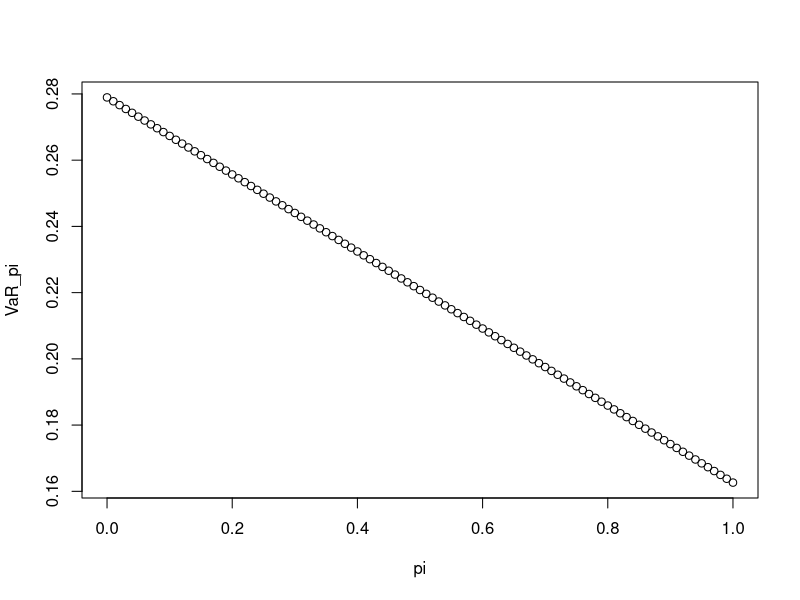

Recreate this plot in R. (Note: this script raises an error after producing the figure.)
# Question 1
#1.
VaR1=100+100*log(0.99)
VaR1

#2.
VaR2=-100-100*log(1-0.99)
VaR2

# Question 2 
#1.
VaR1=-1*qnorm((1-0.99), mean=0.07, sd=0.1)
VaR2=-1*qnorm((1-0.99), mean=0.07, sd=0.15)
sd3=0.6*0.1+0.4*0.15
VaR3=-1*qnorm((1-0.99), mean=0.07, sd=sd3)

#2.
pi= seq(0,1,0.01)
sd_pi=(pi*0.1)+(1-pi)*0.15
VaR_pi=-1*qnorm((1-0.99), mean=0.07, sd=sd_pi)
plot(pi, VaR_pi)

#3.

VaR_gamma<-function(w0,alpha, beta, c, mu){
  sigma=rgamma(10000,alpha,beta)
  return=c()
  for (i in 1:10000){
    return=c(return,rnorm(10000,mean=mu,sd=sigma[i]))
  }
  return<-sort(return, decreasing = FALSE)
  VaR_gamma=-w0*return[(1-c)*length(return)]
}

ln(3)
